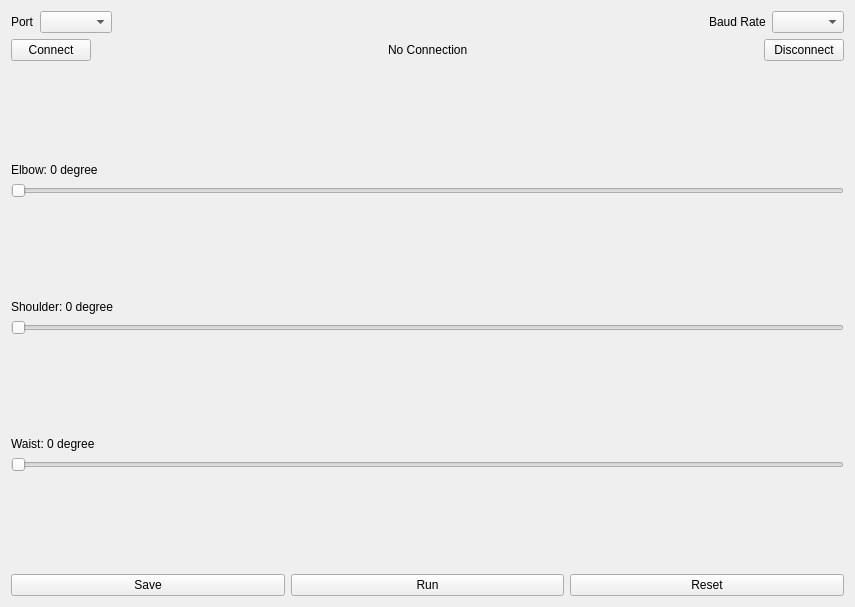
<?xml version="1.0" encoding="UTF-8"?>
<ui version="4.0">
 <class>Widget</class>
 <widget class="QWidget" name="Widget">
  <property name="geometry">
   <rect>
    <x>0</x>
    <y>0</y>
    <width>855</width>
    <height>607</height>
   </rect>
  </property>
  <property name="windowTitle">
   <string>Widget</string>
  </property>
  <layout class="QVBoxLayout" name="verticalLayout">
   <item>
    <layout class="QHBoxLayout" name="configLayout">
     <item>
      <widget class="QLabel" name="port">
       <property name="text">
        <string>Port</string>
       </property>
      </widget>
     </item>
     <item>
      <widget class="QComboBox" name="portBox"/>
     </item>
     <item>
      <spacer name="horizontalSpacer_3">
       <property name="orientation">
        <enum>Qt::Horizontal</enum>
       </property>
       <property name="sizeHint" stdset="0">
        <size>
         <width>40</width>
         <height>20</height>
        </size>
       </property>
      </spacer>
     </item>
     <item>
      <widget class="QLabel" name="baudrate">
       <property name="text">
        <string>Baud Rate</string>
       </property>
      </widget>
     </item>
     <item>
      <widget class="QComboBox" name="baudrateBox"/>
     </item>
    </layout>
   </item>
   <item>
    <layout class="QHBoxLayout" name="connectLayout">
     <item>
      <widget class="QPushButton" name="connectButton">
       <property name="text">
        <string>Connect</string>
       </property>
      </widget>
     </item>
     <item>
      <spacer name="horizontalSpacer">
       <property name="orientation">
        <enum>Qt::Horizontal</enum>
       </property>
       <property name="sizeHint" stdset="0">
        <size>
         <width>40</width>
         <height>20</height>
        </size>
       </property>
      </spacer>
     </item>
     <item>
      <widget class="QLabel" name="connectStatus">
       <property name="text">
        <string>No Connection</string>
       </property>
      </widget>
     </item>
     <item>
      <spacer name="horizontalSpacer_2">
       <property name="orientation">
        <enum>Qt::Horizontal</enum>
       </property>
       <property name="sizeHint" stdset="0">
        <size>
         <width>40</width>
         <height>20</height>
        </size>
       </property>
      </spacer>
     </item>
     <item>
      <widget class="QPushButton" name="disconnectbutton">
       <property name="text">
        <string>Disconnect</string>
       </property>
      </widget>
     </item>
    </layout>
   </item>
   <item>
    <layout class="QVBoxLayout" name="sliders">
     <item>
      <spacer name="verticalSpacer">
       <property name="orientation">
        <enum>Qt::Vertical</enum>
       </property>
       <property name="sizeHint" stdset="0">
        <size>
         <width>20</width>
         <height>40</height>
        </size>
       </property>
      </spacer>
     </item>
     <item>
      <widget class="QLabel" name="elbow">
       <property name="text">
        <string>Elbow: 0 degree</string>
       </property>
      </widget>
     </item>
     <item>
      <widget class="QSlider" name="s3">
       <property name="orientation">
        <enum>Qt::Horizontal</enum>
       </property>
      </widget>
     </item>
     <item>
      <spacer name="verticalSpacer_4">
       <property name="orientation">
        <enum>Qt::Vertical</enum>
       </property>
       <property name="sizeHint" stdset="0">
        <size>
         <width>20</width>
         <height>40</height>
        </size>
       </property>
      </spacer>
     </item>
     <item>
      <widget class="QLabel" name="shoulder">
       <property name="text">
        <string>Shoulder: 0 degree</string>
       </property>
      </widget>
     </item>
     <item>
      <widget class="QSlider" name="s2">
       <property name="orientation">
        <enum>Qt::Horizontal</enum>
       </property>
      </widget>
     </item>
     <item>
      <spacer name="verticalSpacer_5">
       <property name="orientation">
        <enum>Qt::Vertical</enum>
       </property>
       <property name="sizeHint" stdset="0">
        <size>
         <width>20</width>
         <height>40</height>
        </size>
       </property>
      </spacer>
     </item>
     <item>
      <widget class="QLabel" name="waist">
       <property name="text">
        <string>Waist: 0 degree</string>
       </property>
      </widget>
     </item>
     <item>
      <widget class="QSlider" name="s1">
       <property name="minimum">
        <number>0</number>
       </property>
       <property name="maximum">
        <number>180</number>
       </property>
       <property name="singleStep">
        <number>10</number>
       </property>
       <property name="pageStep">
        <number>10</number>
       </property>
       <property name="value">
        <number>0</number>
       </property>
       <property name="sliderPosition">
        <number>0</number>
       </property>
       <property name="orientation">
        <enum>Qt::Horizontal</enum>
       </property>
      </widget>
     </item>
     <item>
      <spacer name="verticalSpacer_7">
       <property name="orientation">
        <enum>Qt::Vertical</enum>
       </property>
       <property name="sizeHint" stdset="0">
        <size>
         <width>20</width>
         <height>40</height>
        </size>
       </property>
      </spacer>
     </item>
    </layout>
   </item>
   <item>
    <layout class="QHBoxLayout" name="actionLayout">
     <item>
      <widget class="QPushButton" name="saveButton">
       <property name="text">
        <string>Save</string>
       </property>
      </widget>
     </item>
     <item>
      <widget class="QPushButton" name="runButton">
       <property name="text">
        <string>Run</string>
       </property>
      </widget>
     </item>
     <item>
      <widget class="QPushButton" name="resetButton">
       <property name="text">
        <string>Reset</string>
       </property>
      </widget>
     </item>
    </layout>
   </item>
  </layout>
 </widget>
 <layoutdefault spacing="6" margin="11"/>
 <resources/>
 <connections/>
</ui>
